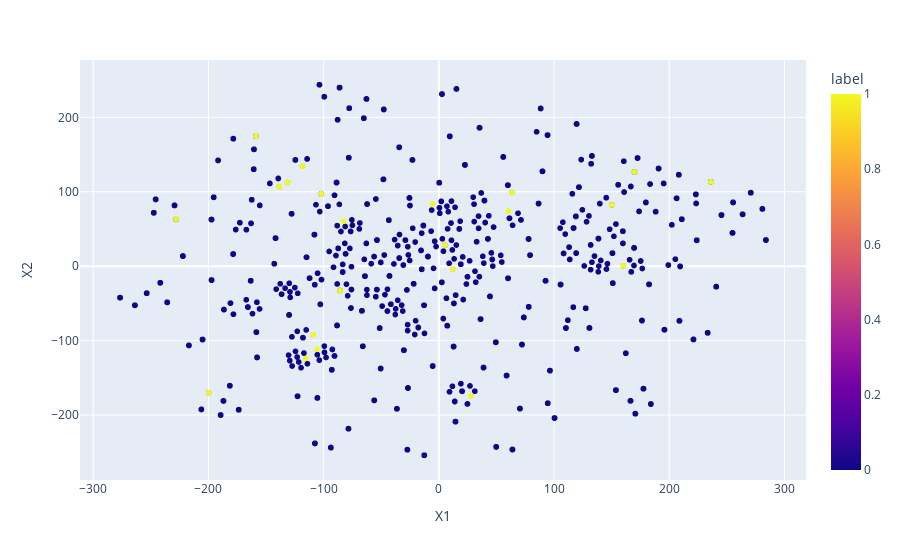

The cell this chart's notebook holds for it:
### Code cell
# Take a look where is the truth label
df_tsne['label'] = y_truth
fig = px.scatter(df_tsne,'X1','X2', hover_name = 'stock_code', color = 'label')
fig.show()

### Figure 1 — Plotly figure (JSON) as saved in the notebook; plotly's stock layout.template omitted (floating-point values rounded to 4 significant figures; data arrays with more than 128 entries replaced by an {"elided": "..."} marker saying what was removed)
{"data": [{"hovertemplate": "<b>%{hovertext}</b><br><br>X1=%{x}<br>X2=%{y}<br>label=%{marker.color}<extra></extra>", "hovertext": {"elided": "2020 str values"}, "legendgroup": "", "marker": {"color": {"elided": "2020 int values"}, "coloraxis": "coloraxis", "symbol": "circle"}, "mode": "markers", "name": "", "showlegend": false, "type": "scattergl", "x": {"elided": "2020 float values"}, "xaxis": "x", "y": {"elided": "2020 float values"}, "yaxis": "y"}], "layout": {"coloraxis": {"colorbar": {"title": {"text": "label"}}, "colorscale": [[0, "#0d0887"], [0.1111, "#46039f"], [0.2222, "#7201a8"], [0.3333, "#9c179e"], [0.4444, "#bd3786"], [0.5556, "#d8576b"], [0.6667, "#ed7953"], [0.7778, "#fb9f3a"], [0.8889, "#fdca26"], [1, "#f0f921"]]}, "legend": {"tracegroupgap": 0}, "margin": {"t": 60}, "xaxis": {"anchor": "y", "domain": [0, 1], "title": {"text": "X1"}}, "yaxis": {"anchor": "x", "domain": [0, 1], "title": {"text": "X2"}}}}
